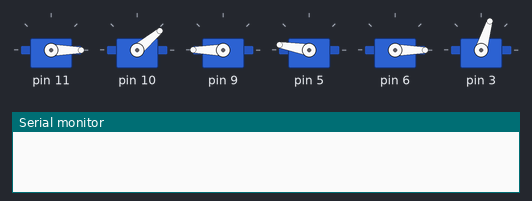
A sketch run on a simulated Arduino Uno, built with avr-gcc and run on an emulated ATmega328P. Parts: 6 × servo, the last lines printed to the serial monitor.

Above: at 0.1 s.
At 13.5 s:
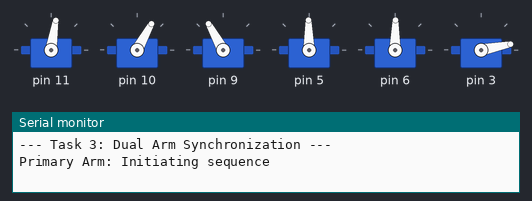
At 16.9 s:
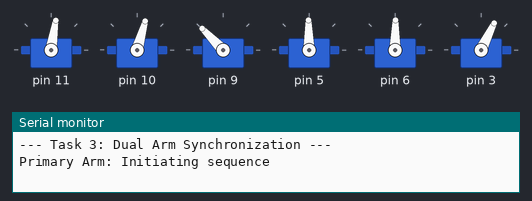
At 21.4 s:
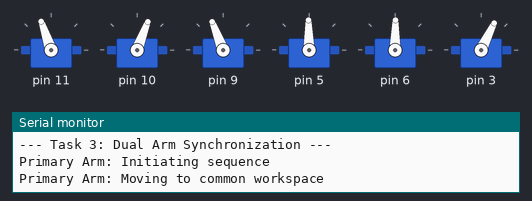
At 29.0 s:
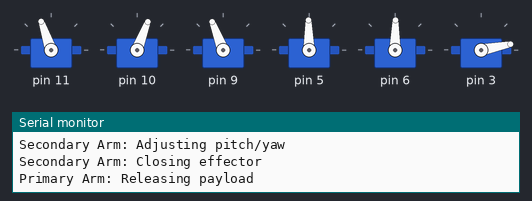
At 34.9 s:
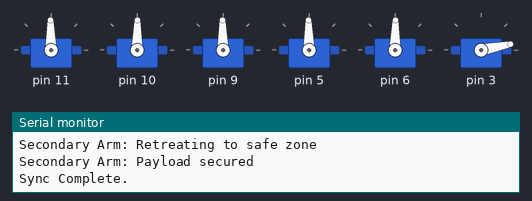
Timing chart, 0 to 36.4 s (numbered marks = the images above):
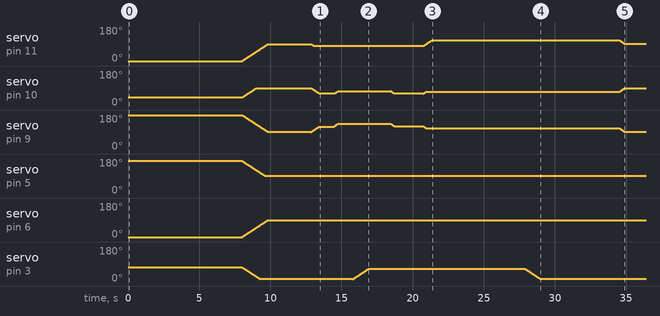

The sketch:

Task_3.ino
```cpp
/*
 * -----------------------------------------------------
 * Repository: IE410_Robotics_Project
 * Module: Task 3 - Bimanual Object Transfer
 * Description: Coordinated movement between two manipulators.
 * -----------------------------------------------------
 */

#include <Braccio.h>
#include <Servo.h>

// Motor objects
Servo m_base, m_shoulder, m_elbow, m_wrist_rot, m_wrist_pitch, m_gripper;

void setup() {
    Braccio.begin();

    Serial.begin(9600);
    Serial.println("--- Task 3: Dual Arm Synchronization ---");
    delay(2000);

    resetArm();
    delay(2000);

    primaryArmGrab();
    delay(1000);

    goToExchangeZone();
    delay(1000);

    // Handover coordination
    secondaryArmEngage();
    delay(1000);

    primaryArmDrop();
    delay(1000);

    secondaryArmStore();
    delay(1000);

    resetArm();
    Serial.println("--- Transfer Cycle Complete ---");
}

void loop() {
    // Main loop intentionally left blank
}

/* * CALIBRATION STANCE
 */
void resetArm() {
    Braccio.ServoMovement(20, 90, 90, 90, 90, 90, 10);
    delay(1000);
}

/* * ARM 1: PICKUP ROUTINE
 */
void primaryArmGrab() {
    Serial.println("Primary Arm: Initiating sequence");

    Braccio.ServoMovement(20, 80, 60, 120, 90, 90, 10);
    delay(1000);

    Braccio.ServoMovement(20, 80, 75, 135, 90, 90, 10);
    delay(1000);

    Braccio.ServoMovement(20, 80, 75, 135, 90, 90, 65);
    delay(1500);

    Braccio.ServoMovement(20, 80, 60, 120, 90, 90, 65);
    delay(1000);
}

/* * ARM 1: MOVE TO HANDOVER COORDINATES
 */
void goToExchangeZone() {
    Serial.println("Primary Arm: Moving to common workspace");
    Braccio.ServoMovement(20, 110, 70, 110, 90, 90, 65);
    delay(2000);
}

/* * ARM 2: APPROACH AND SECURE (Theoretical Simulation)
 */
void secondaryArmEngage() {
    Serial.println("Secondary Arm: Entering exchange zone");
    Serial.println("Secondary Arm: Adjusting pitch/yaw");
    delay(1000);
    Serial.println("Secondary Arm: Closing effector");
    delay(1500);
}

/* * ARM 1: RELEASE PAYLOAD
 */
void primaryArmDrop() {
    Serial.println("Primary Arm: Releasing payload");
    Braccio.ServoMovement(20, 110, 70, 110, 90, 90, 10);
    delay(1500);
}

/* * ARM 2: FINAL PLACEMENT (Theoretical Simulation)
 */
void secondaryArmStore() {
    Serial.println("Secondary Arm: Retreating to safe zone");
    delay(1000);
    Serial.println("Secondary Arm: Payload secured");
    delay(1000);
    Serial.println("Sync Complete.");
}
```
